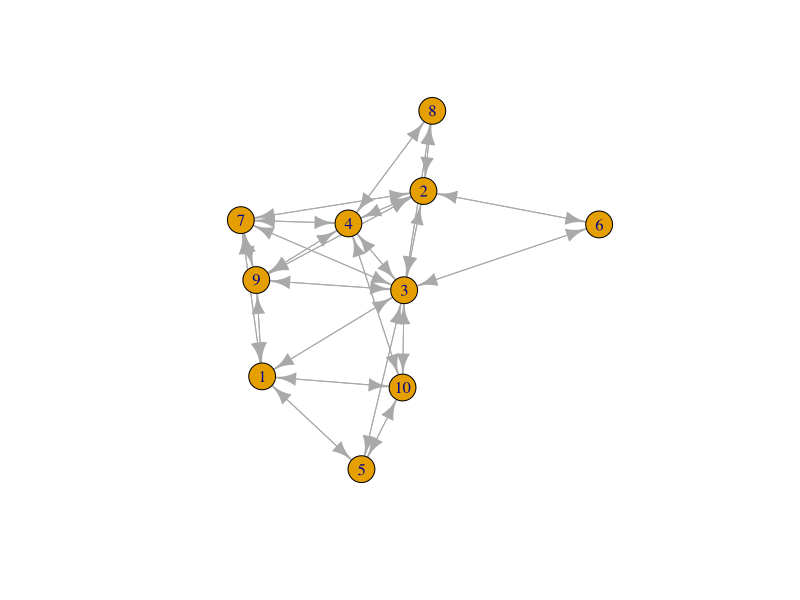
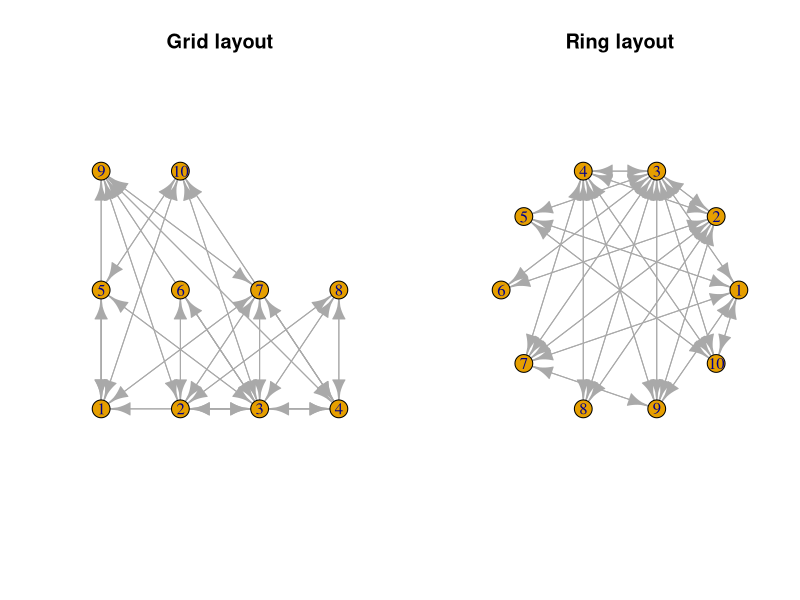
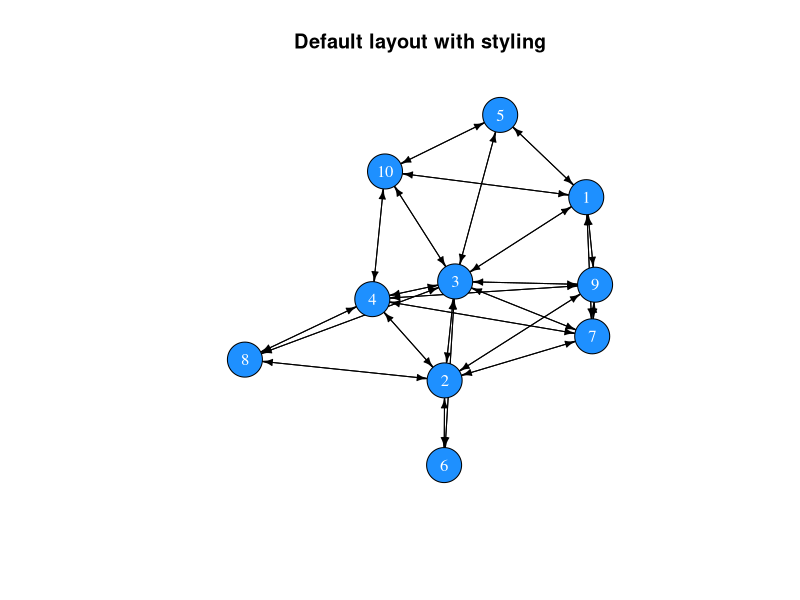
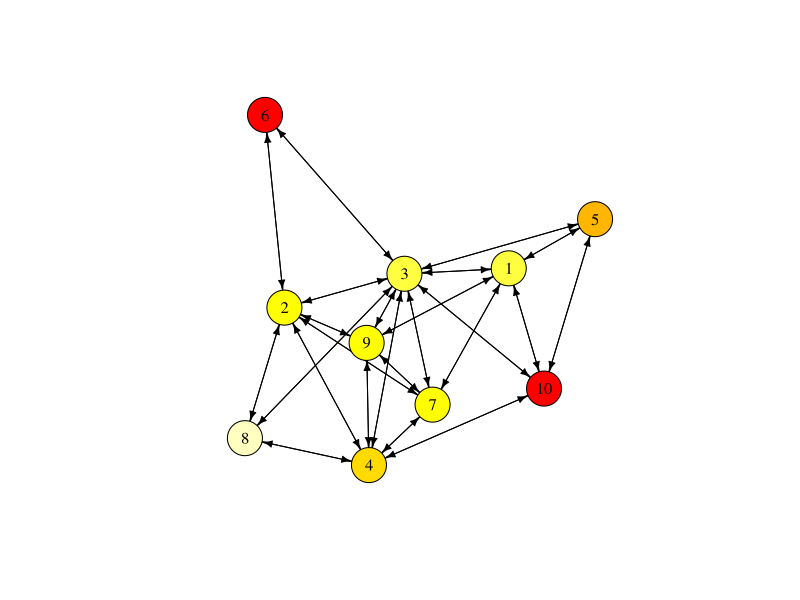
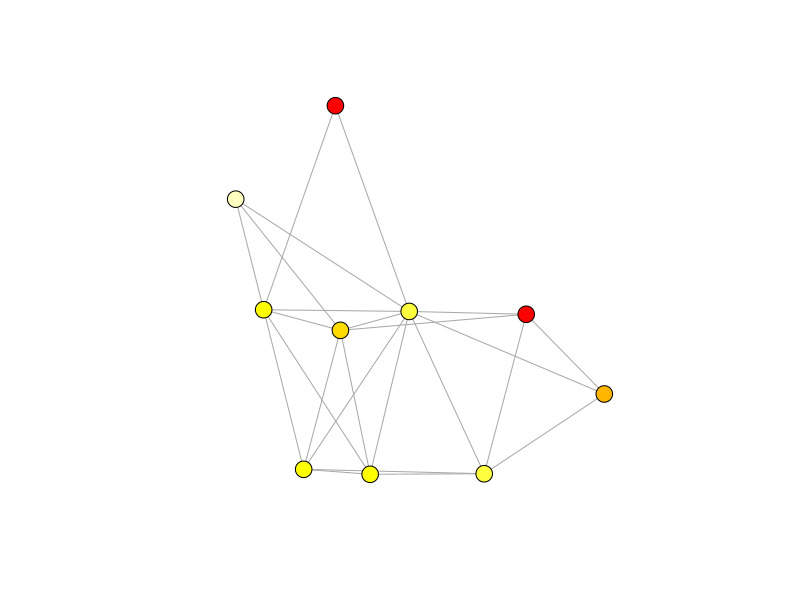
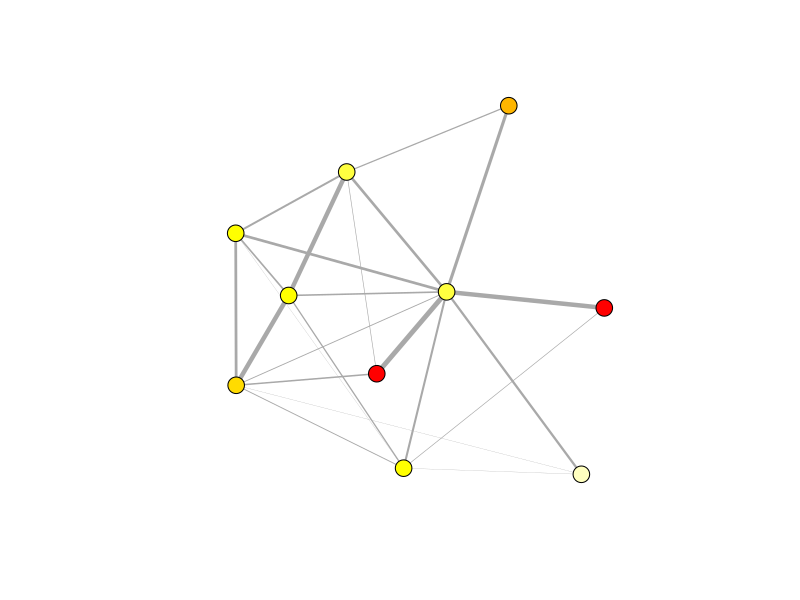

Here is the R script that generated these plots, in order: (Note: this script raises an error after producing the figures.)
## ---- chunk 1
m <- matrix(c(0,1,1, 0,0,1, 1,1,0), nrow=3, byrow=T)
row.names(m) <- c("A","B","C")
colnames(m) <- c("A","B","C")
m
## ---- chunk 2
all(m[upper.tri(m)] == m[lower.tri(m)])
## ---- chunk 3
# Either
m[lower.tri(m)] <- t(m)[lower.tri(m)]
# or use m[2,1] <- 1
m
# Check whether the matrix is symmetric now:
all(m[upper.tri(m)] == m[lower.tri(m)])
## ---- chunk 4
n <- 10
adjm <- matrix(NA, ncol=n, nrow=n)
adjm
## ---- chunk 5
friendshipRatio <- 0.5

adjm[upper.tri(adjm)] <- sample(x = 0:1, 
                                size = n*(n-1)/2, 
                                replace = T, 
                                prob = c(1-friendshipRatio, friendshipRatio))
adjm

# add the mirror image to the lower triangle
adjm[lower.tri(adjm)] <- t(adjm)[lower.tri(adjm)]
adjm

# replace diagonal (these indicate self-references) with zeros
diag(adjm) <- 0
adjm
## ---- chunk 6
library(igraph)
net <- graph_from_adjacency_matrix(adjm)
net
## ---- chunk 7
#set.seed(1)
plot(net)
## ---- chunk 8
par(mfrow=c(1,2))
plot(net, layout=layout.grid(net), main="Grid layout")
plot(net, layout=layout.circle(net), main="Ring layout")
## ---- chunk 9
par(mfrow=c(1,1))
plot(net, 
     vertex.color="dodgerblue", 
     vertex.label.color="white",
     vertex.size=20,
     edge.color="black",
     edge.width=1,
     edge.arrow.size=0.5,
     main="Default layout with styling")
## ---- chunk 10
# There is no age attribute set
V(net)$age

# Add an age attribute and randomly assign an age class
V(net)$age <- sample(x=1:10, size=n, replace=T)

# The network now has an age attribute
V(net)$age

V(net)$colour <- heat.colors(n=10)[V(net)$age]

net
## ---- chunk 11
plot(net, 
     vertex.color=V(net)$colour, 
     vertex.label.color="black",
     vertex.size=20,
     edge.color="black",
     edge.width=1,
     edge.arrow.size=0.5)
## ---- chunk 12
net <- as.undirected(net)
plot(net, 
     vertex.color=V(net)$colour, 
     vertex.label="",
     vertex.size=9,
     edge.width=1,
     edge.arrow.size=0.5)
## ---- chunk 13
# create a copy of the adjacency matrix
adjm2 <- adjm

# draw random values from a uniform distribution and replace the matrix entries that have a value of 1
adjm2[upper.tri(adjm2)] <- runif(n=sum(upper.tri(adjm2))) * adjm2[upper.tri(adjm2)]

# copy the mirror image to the lower triangle
adjm2[lower.tri(adjm2)] <- t(adjm2)[lower.tri(adjm2)]

# create the network
net2 <- graph_from_adjacency_matrix(adjm2, weighted=TRUE, mode="undirected")
net2
## ---- chunk 14
V(net2)$age <- V(net)$age
V(net2)$colour <- V(net)$colour

plot(net2, 
     vertex.color=V(net2)$colour,
     vertex.label="",
     vertex.size=9,
     edge.width=E(net2)$weight*5,
     edge.arrow.size=0.5)
## ---- chunk 15
# vertex information
V(net2)

# edge information
E(net2)
## ---- chunk 16
# vertex attributes
get.vertex.attribute(graph=net2)

# edge attributes
get.edge.attribute(net2)
## ---- chunk 17
# vertex count
vcount(net)

# edge count
ecount(net)
## ---- chunk 18
diameter(graph=net)
## ---- chunk 19
# average distance between any dyad
mean_distance(graph=net)
## ---- chunk 20
edge_density(graph=net)
## ---- chunk 21
reciprocity(graph=net)
## ---- chunk 22
transitivity(graph=net)
## ---- chunk 23
# number of edges that connected with each node
degree(graph=net)

# as we have an undirected network, the count of incoming and outgoing edges is identical
identical(degree(graph=net, mode="in"), 
          degree(graph=net, mode="out"))

# we can use the mean of all degree centralities as a general measure for the entire network
mean(degree(graph=net))
## ---- chunk 24
sort(strength(graph=net))
## ---- chunk 25
closeness(graph=net)
## ---- chunk 26
betweenness(graph=net)
## ---- chunk 27
eigen_centrality(graph=net)$vector
## ---- chunk 28
# set up vector that stores whether an individual possesses the latest gossip:
gossip_meter <- rep(F, n)
gossip_meter

# choose a random individual to start gossipping
gossip_meter[sample(x=n, size=1)] <- T
gossip_meter

# choose an individual with gossip
if(sum(gossip_meter)==1){
  gossip_provider <- which(gossip_meter)
} else {
  gossip_provider <- sample(x=which(gossip_meter), size=1)
}

# choose a neighbour in the network
neighbours <- which(adjm[gossip_provider,]==1)

# only execute if there is a neighbour
if(length(neighbours)>0){
  # choose one neighbour if several are present
  if(length(neighbours)==1){
    neighbour <- neighbours
  } else {
    neighbour <- sample(x=neighbours, size=1)
  }
  # update gossip indicator of the neighbour
  gossip_meter[neighbour] <- T
}
gossip_meter
## ---- chunk 29
mySample <- function(x, prob=NULL){
  if(length(x)==1){
    return(x)
  } else {
    return(sample(x=x, size=1, prob=prob))
  }
}
## ---- chunk 30
# total number of turns to loop over
Turns <- 50

# a matrix to record how many individuals have the gossip at time x
res <- tibble(turn=1:Turns, gossipers=rep(0, Turns))

# set up gossip indicator
gossip_meter <- rep(F, n)

# choose a random individual to start gossipping
gossip_meter[sample(x=n, size=1)] <- T

for(turns in 1:Turns){
  res[turns,2] <- sum(gossip_meter)/n
  # choose an individual with gossip
  gossip_provider <- mySample(which(gossip_meter))
  
  # choose a neighbour in the network
  neighbours <- which(adjm[gossip_provider,]==1)
  
  # only execute if there is a neighbour
  if(length(neighbours)>0){
    # choose one neighbour ...
    neighbour <- mySample(neighbours)
    # and update its gossip indicator
    gossip_meter[neighbour] <- T
  }
}

# have a look at the time course
res$turn

# plot result
library(ggplot2)
ggplot(res) + 
  geom_line(aes(x=turn, y=gossipers)) +
  theme_bw()
## ---- chunk 31
gossip_model <- function(ADJM, TURNS, SIM=1){
  n <- nrow(ADJM)
  # a matrix to record how many individuals have the gossip at time x
  res <- tibble(turn=1:TURNS, gossipers=rep(0, TURNS))
  # set up gossip indicator
  gossip_meter <- rep(F, n)
  # choose a random individual to start gossipping
  gossip_meter[sample(x=n, size=1)] <- T
  
  for(turns in 1:TURNS){
    res[turns,2] <- sum(gossip_meter)/n
    # choose an individual with gossip
    gossip_provider <- mySample(which(gossip_meter))
    # choose a neighbour in the network
    neighbours <- which(ADJM[gossip_provider,]==1)
    # only execute if there is a neighbour
    if(length(neighbours)>0){
      # choose one neighbour ...
      neighbour <- mySample(neighbours)
      # and update its gossip indicator
      gossip_meter[neighbour] <- T
    }
  }
  res$simulation <- SIM
  return(res)
}
## ---- chunk 32
data <- do.call("rbind", lapply(1:100, function(sim){
  gossip_model(ADJM=adjm, TURNS=100, SIM=sim)
}))
## ---- chunk 33
ggplot(data) + 
  geom_line(aes(x=turn, y=gossipers, group=simulation), alpha=.2) +
  theme_bw()
## ---- chunk 34
createNetwork <- function(N, FRIENDSHIPRATIO){
  adjm <- matrix(0, ncol=N, nrow=N)
  adjm[upper.tri(adjm)] <- sample(x = 0:1, 
                                  size = N*(N-1)/2, 
                                  replace = T, 
                                  prob = c(1-FRIENDSHIPRATIO, FRIENDSHIPRATIO))
  adjm[lower.tri(adjm)] <- t(adjm)[lower.tri(adjm)]
  return(adjm)
}
## ---- chunk 35
adjm_full <- createNetwork(N=n, FRIENDSHIPRATIO=1)

data_full <- do.call("rbind", 
                     lapply(1:100, function(sim){
                       gossip_model(ADJM=adjm_full, TURNS=100, SIM=sim)
                       }
                       )
                     )
## ---- chunk 36
data$type <- "colleague network"
data_full$type <- "fully connected"
data_combined <- rbind(data, data_full)

ggplot(data_combined) + 
  geom_point(aes(x=turn, y=gossipers, color=type), alpha=.05) +
  geom_smooth(aes(x=turn, y=gossipers, color=type)) +
  ylab("Proportion with gossip") +
  theme_bw()
## ---- chunk 37
adjm_colleagues <- createNetwork(N=25, FRIENDSHIPRATIO=.20)
adjm_full <- createNetwork(N=25, FRIENDSHIPRATIO=1)

data_colleagues <- do.call("rbind", lapply(1:100, function(sim){
  gossip_model(ADJM=adjm_colleagues, TURNS=100, SIM=sim)
}))

data_full <- do.call("rbind", lapply(1:100, function(sim){
  gossip_model(ADJM=adjm_full, TURNS=100, SIM=sim)
}))
## ---- chunk 38
data_colleagues$type <- "colleague network"
data_full$type <- "fully connected"
data_combined2 <- rbind(data_full, data_colleagues)

ggplot(data_combined2) + 
  geom_point(aes(x=turn, y=gossipers, color=type), alpha=.05) +
  geom_smooth(aes(x=turn, y=gossipers, color=type)) +
  ylab("Proportion with gossip") +
  theme_bw()
## ---- chunk 39
gossip_model <- function(ADJM, PROP, TURNS, SIM=1){
  n <- nrow(ADJM)
  # set up gossip indicator
  gossip_meter <- rep(F, n)
  # choose a random individual to start gossipping
  gossip_meter[sample(x=n, size=1)] <- T
  
  timestep <- NA
  for(turns in 1:TURNS){
    # record the time step when a defined proportion of the population has the gossip
    if(sum(gossip_meter)/n >= PROP & is.na(timestep)){
      timestep <- turns 
    }
    # choose an individual with gossip
    gossip_provider <- mySample(which(gossip_meter))
    # choose a neighbour in the network
    neighbours <- which(ADJM[gossip_provider,]==1)
    # only execute if there is a neighbour
    if(length(neighbours)>0){
      # choose one neighbour ...
      neighbour <- mySample(neighbours)
      # and update its gossip indicator
      gossip_meter[neighbour] <- T
    }
  }
  # if PROP is not reached, return the maximum value
  if(is.na(timestep)){
    timestep <- TURNS
  }
  return(timestep)
}
## ---- chunk 40
adjm <- createNetwork(N=50, FRIENDSHIPRATIO=.25)
gossip_model(ADJM=adjm, PROP=.75, TURNS=100, SIM=1)
## ---- chunk 41
parameters <- expand.grid(groupSize=c(10,50),#c(10,30,50,70,90),
                          reconnections=c(0,.01,.05,.1,.5,1),
                          repetition=1:50)
tmp <- lapply(1:nrow(parameters), function(p){
  net <- watts.strogatz.game(dim=1, size=parameters[p,"groupSize"], nei=2, p=parameters[p,"reconnections"], loops=F, multiple=F)
  adjm <- get.adjacency(net)
  model <- gossip_model(ADJM=adjm, PROP=.5, TURNS=500, SIM=parameters[p,"repetition"])
  tibble(time=model, 
             degree=mean(degree(net)), 
             path=average.path.length(net))
})

tmp2 <- do.call("rbind", tmp)
parameters <- cbind(parameters, tmp2)
## ---- chunk 42
library(tidyverse)
parameters %>% group_by(groupSize, reconnections) %>% summarise(meanTime=mean(time), 
                                                                meanDegree=mean(degree),
                                                                meanPath=mean(path)) -> data
## ---- chunk 43
parameters$groupSize <- factor(parameters$groupSize)

ggplot(parameters, aes(x=reconnections, y=degree, col=groupSize)) + 
  geom_jitter(height=.01, alpha=.5) +
  scale_y_continuous(limits=c(3.5,4.5)) +
  xlab("Prob. of reconnection") +
  ylab("Average Degree") +
  theme_bw()
## ---- chunk 44
ggplot(parameters, aes(x=reconnections, y=path, col=groupSize)) + 
  geom_point() + 
  xlab("Prob. of reconnection") +
  ylab("Average path length") +
  theme_bw()
## ---- chunk 45
ggplot(parameters, aes(x=path, y=time, col=groupSize)) + 
  geom_point(alpha=.33) + 
  xlab("Average path length") +
  ylab("Time") +
  theme_bw()
## ---- chunk 46
informationSpread <- function(ADJM, MODE="simple", ROUNDS=100, CONTACTS=1){
  N <- nrow(ADJM)
  
  # set up behaviour
  behaviour <- rep(F, N)
  behaviour[sample(N,size=10)] <- T
  
  # recording data
  fraction <- rep(0, ROUNDS)
  
  # loop
  for(round in 1:ROUNDS){
    # record
    fraction[round] <- sum(behaviour)/N
    
    # pick random individual
    focal <- sample(x=N, size=1)
    # who are its neighbours
    neigh <- adjm[focal, ] == 1
    
    if(sum(behaviour[neigh]) >= CONTACTS){
      behaviour[focal] <- T
    }
    
  }
  return(tibble(mode=MODE, 
                frac=fraction, 
                round=1:ROUNDS))
}

# Simulations with clustered (lattice) networks
net <- watts.strogatz.game(size=10, dim=2, nei=2, p=.1)
adjm <- as.matrix(get.adjacency(net))
clu <- informationSpread(ADJM=adjm, MODE="simple", ROUNDS=1000, CONTACTS=1)
clu$network <- "clustered"

# Simulations with random (small world) networks
net2 <- erdos.renyi.game(n=100, p.or.m=600, type="gnm", directed=F, loops=F)
adjm2 <- as.matrix(get.adjacency(net2))
rand <- informationSpread(ADJM=adjm2, MODE="simple", ROUNDS=1000, CONTACTS=1)
rand$network <- "random"

res <- rbind(clu, rand)

ggplot(res) + geom_line(aes(x=round, y=frac, col=network, linetype=mode), size=.9) + theme_bw()
## ---- chunk 47
# for repeated interactions 
informationSpread <- function(NET, MODE="simple", ROUNDS=100, CONTACTS=1){
  if(NET=="clustered"){
    net <- watts.strogatz.game(size=10, dim=2, nei=2, p=.1, loops=F, multiple=F)
  } else if(NET=="random"){
    net <- erdos.renyi.game(n=100, p.or.m=600, type="gnm", directed=F, loops=F)
  }
 adjm <- as.matrix(get.adjacency(net)) 
 
  N <- nrow(adjm)
  
  # set up behaviour
  behaviour <- rep(F, N)
  behaviour[sample(N,size=10)] <- T
  
  # recording data
  fraction <- rep(0, ROUNDS)
  
  # loop
  for(round in 1:ROUNDS){
    # record
    fraction[round] <- sum(behaviour)/N
    
    # pick random individual
    focal <- sample(x=N, size=1)
    # who are its neighbours
    neigh <- adjm[focal, ] == 1
    
    if(sum(behaviour[neigh]) >= CONTACTS){
      behaviour[focal] <- T
    }
    
  }
  return(tibble(network=NET, 
                mode=MODE, 
                frac=fraction, 
                round=1:ROUNDS))
}

# repeated runs
reps <- 10

# simulte complex and simple contagion for clustered networks
set.seed(1110)
clu_simple <- do.call("rbind", lapply(1:reps, function(x) informationSpread(NET="clustered", ROUNDS=1000, CONTACTS=1, MODE="simple")))
clu_comp <- do.call("rbind", lapply(1:reps, function(x) informationSpread(NET="clustered", ROUNDS=1000, CONTACTS=4, MODE="complex")))
clu <- rbind(clu_simple, clu_comp)

# simulte complex and simple contagion for random networks
rand_simple <- do.call("rbind", lapply(1:reps, function(x) informationSpread(NET="random", ROUNDS=1000, CONTACTS=1, MODE="simple")))
rand_comp <- do.call("rbind", lapply(1:reps, function(x) informationSpread(NET="random", ROUNDS=1000, CONTACTS=4, MODE="complex")))
rand <- rbind(rand_simple, rand_comp)

# combine results
res <- rbind(clu, rand)
## ---- chunk 48
ggplot(res) + 
  stat_smooth(aes(x=round, y=frac, col=network, linetype=mode), size=.9, se=T) +
  ylab("Proportion of individuals with information") +
  xlab("Round") + 
  theme_bw()
